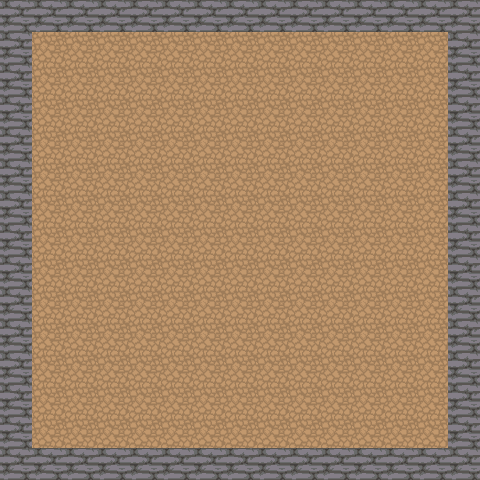

Tiled map render using the project's own tile images. Description and the whole map definition, tile-layer contents included, below:
An orthogonal 15x15 tile map with 32x32 px tiles, 1 tile layer (Calque de Tuiles 1) and 6 objects (4x collision, portal, map_test).

<map version="1.10" tiledversion="1.11.2" orientation="orthogonal" renderorder="right-down" width="15" height="15" tilewidth="32" tileheight="32" infinite="0" nextlayerid="3" nextobjectid="7">
 <tileset firstgid="1" source="../map_test/nature.tsx" />
 <layer id="1" name="Calque de Tuiles 1" width="15" height="15">
  <data encoding="csv">
44,44,44,44,44,44,44,44,44,44,44,44,44,44,44,
44,43,43,43,43,43,43,43,43,43,43,43,43,43,44,
44,43,43,43,43,43,43,43,43,43,43,43,43,43,44,
44,43,43,43,43,43,43,43,43,43,43,43,43,43,44,
44,43,43,43,43,43,43,43,43,43,43,43,43,43,44,
44,43,43,43,43,43,43,43,43,43,43,43,43,43,44,
44,43,43,43,43,43,43,43,43,43,43,43,43,43,44,
44,43,43,43,43,43,43,43,43,43,43,43,43,43,44,
44,43,43,43,43,43,43,43,43,43,43,43,43,43,44,
44,43,43,43,43,43,43,43,43,43,43,43,43,43,44,
44,43,43,43,43,43,43,43,43,43,43,43,43,43,44,
44,43,43,43,43,43,43,43,43,43,43,43,43,43,44,
44,43,43,43,43,43,43,43,43,43,43,43,43,43,44,
44,43,43,43,43,43,43,43,43,43,43,43,43,43,44,
44,44,44,44,44,44,44,44,44,44,44,44,44,44,44
</data>
 </layer>
 <objectgroup id="2" name="objects">
  <object id="1" type="collision" x="0.593032" y="0" width="479.763" height="33.2098" />
  <object id="2" type="collision" x="0.593032" y="34.3958" width="32.0237" height="444.774" />
  <object id="3" type="collision" x="448.925" y="34.3958" width="32.0237" height="444.181" />
  <object id="4" type="collision" x="27.8725" y="445.96" width="425.204" height="35.5819" />
  <object id="5" name="map_test" type="portal" x="21.3491" y="94.8851" width="21.9422" height="49.8147" />
  <object id="6" name="map_test" x="132.839" y="110.897">
   <point />
  </object>
 </objectgroup>
</map>
